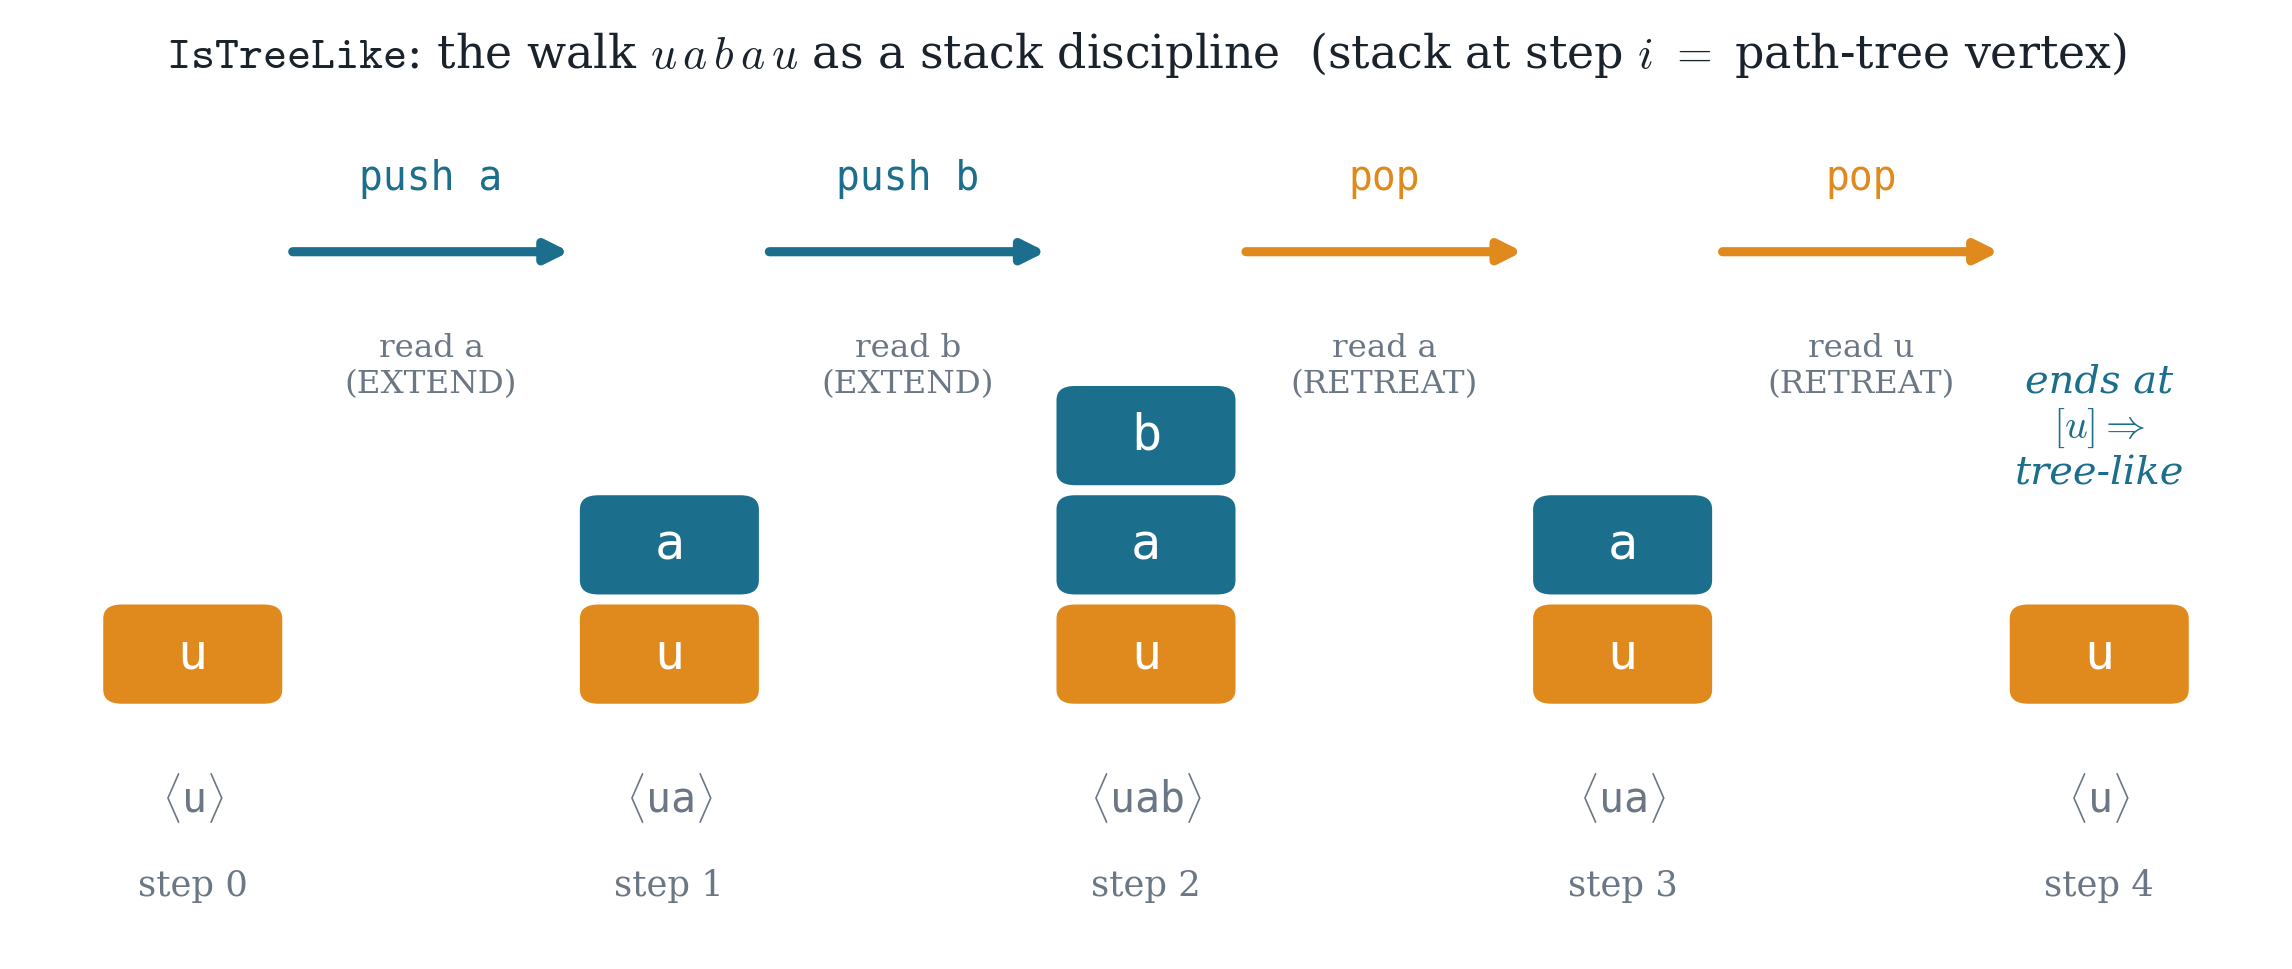

Here is the Python script that generated this plot:
"""Part III, Figure 3 — IsTreeLike as a stack discipline (the liftSeq predicate).

The closed walk  u a b a u  of the diamond, read left to right, threading the
current simple path from u as a STACK. Each next vertex either:
  * EXTEND (teal):  not on the stack -> push it;
  * RETREAT (amber): equals the penultimate -> pop.
The walk is tree-like iff the stack ends back at [u]. The stack at step i is
exactly the path-tree vertex the lift sits on (Section 'the liftSeq<->path
invariant'): u, ua, uab, ua, u.
"""
import matplotlib.pyplot as plt
from matplotlib.patches import FancyBboxPatch
from fig_style import setup, save, COL
setup()

# stacks after reading u, a, b, a, u  (bottom = root u)
stacks = [['u'], ['u', 'a'], ['u', 'a', 'b'], ['u', 'a'], ['u']]
# transition (next vertex read, kind) between consecutive stacks
trans = [('a', 'ext'), ('b', 'ext'), ('a', 'ret'), ('u', 'ret')]
tree_label = ['u', 'ua', 'uab', 'ua', 'u']     # path-tree vertex = stack as a word

fig, ax = plt.subplots(figsize=(9.6, 3.7))
bw, bh, gap = 0.74, 0.62, 2.05          # box width/height, column gap
y0 = 0.0

for col, st in enumerate(stacks):
    x = col * gap
    # draw the stack of boxes
    for lvl, v in enumerate(st):
        isroot = (lvl == 0)
        fc = COL['accent'] if isroot else COL['pos']
        box = FancyBboxPatch((x - bw / 2, y0 + lvl * bh), bw, bh * 0.86,
                             boxstyle="round,pad=0.015,rounding_size=0.08",
                             linewidth=0, facecolor=fc, zorder=2)
        ax.add_patch(box)
        ax.text(x, y0 + lvl * bh + bh * 0.43, v, ha='center', va='center',
                color='white', fontsize=12, family='monospace', zorder=3)
    # tree-vertex label under the column
    ax.text(x, y0 - 0.55, r'$\langle$' + tree_label[col] + r'$\rangle$', ha='center',
            va='center', fontsize=10, color=COL['grey'], family='monospace')
    ax.text(x, -1.05, f'step {col}', ha='center', va='center', fontsize=8.5, color=COL['grey'])

# transition arrows + labels
for col, (nxt, kind) in enumerate(trans):
    x0 = col * gap + bw / 2 + 0.06
    x1 = (col + 1) * gap - bw / 2 - 0.06
    ym = 2.55
    col_c = COL['pos'] if kind == 'ext' else COL['accent']
    ax.annotate('', xy=(x1, ym), xytext=(x0, ym),
                arrowprops=dict(arrowstyle='-|>', color=col_c, lw=2.2,
                                shrinkA=0, shrinkB=0))
    verb = f'push {nxt}' if kind == 'ext' else 'pop'
    sub = 'EXTEND' if kind == 'ext' else 'RETREAT'
    ax.text((x0 + x1) / 2, ym + 0.30, verb, ha='center', va='bottom',
            fontsize=9.5, color=col_c, family='monospace')
    ax.text((x0 + x1) / 2, ym - 0.46, f'read {nxt}\n({sub})', ha='center', va='top',
            fontsize=7.8, color=COL['grey'])

ax.text((len(stacks) - 1) * gap, 1.55,
        'ends at\n' + r'$[u]\Rightarrow$' + '\ntree-like', ha='center', va='center',
        fontsize=9.6, color=COL['pos'], style='italic')

ax.set_xlim(-0.7, (len(stacks) - 1) * gap + 0.7)
ax.set_ylim(-1.35, 3.5)
ax.axis('off')
ax.set_title(r'$\mathtt{IsTreeLike}$: the walk $u\,a\,b\,a\,u$ as a stack discipline'
             r'  (stack at step $i$ $=$ path-tree vertex)', fontsize=11, pad=4)

save(fig, "pt_fig3_stack")
